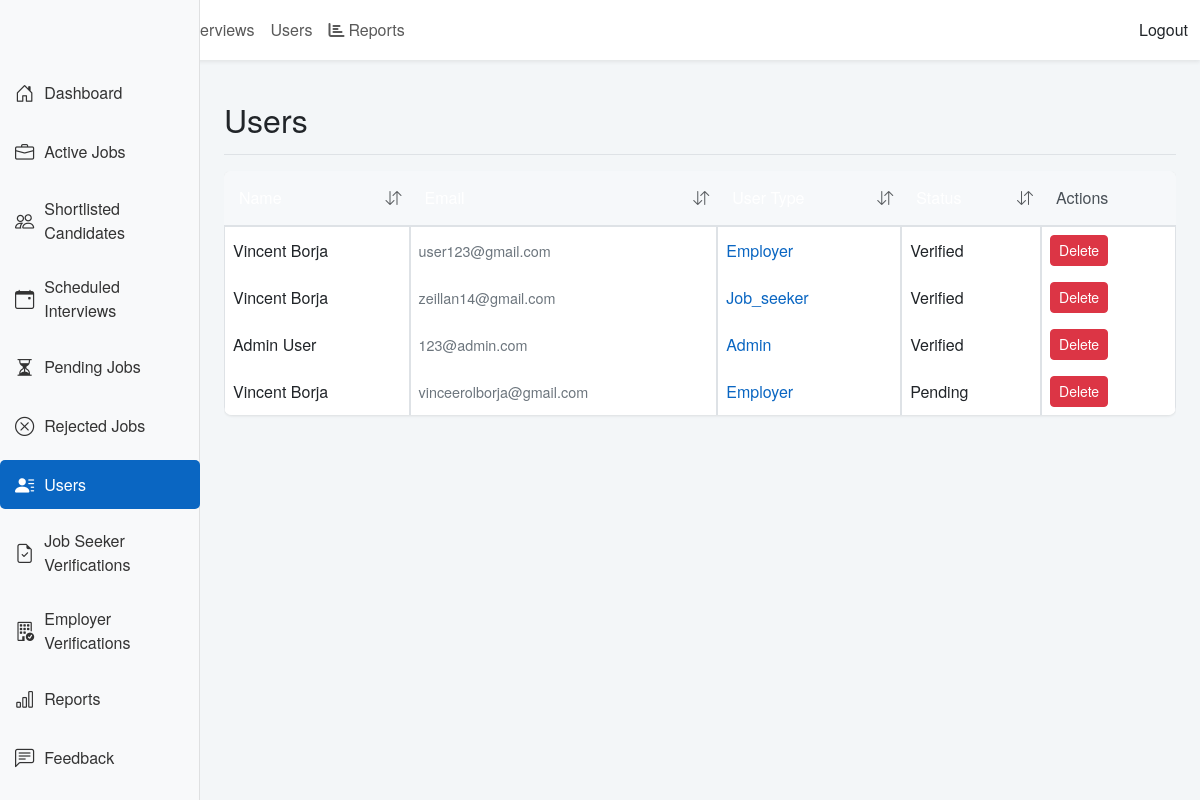
/admin/users.php (signed in), run on an earlier commit of the app's database.
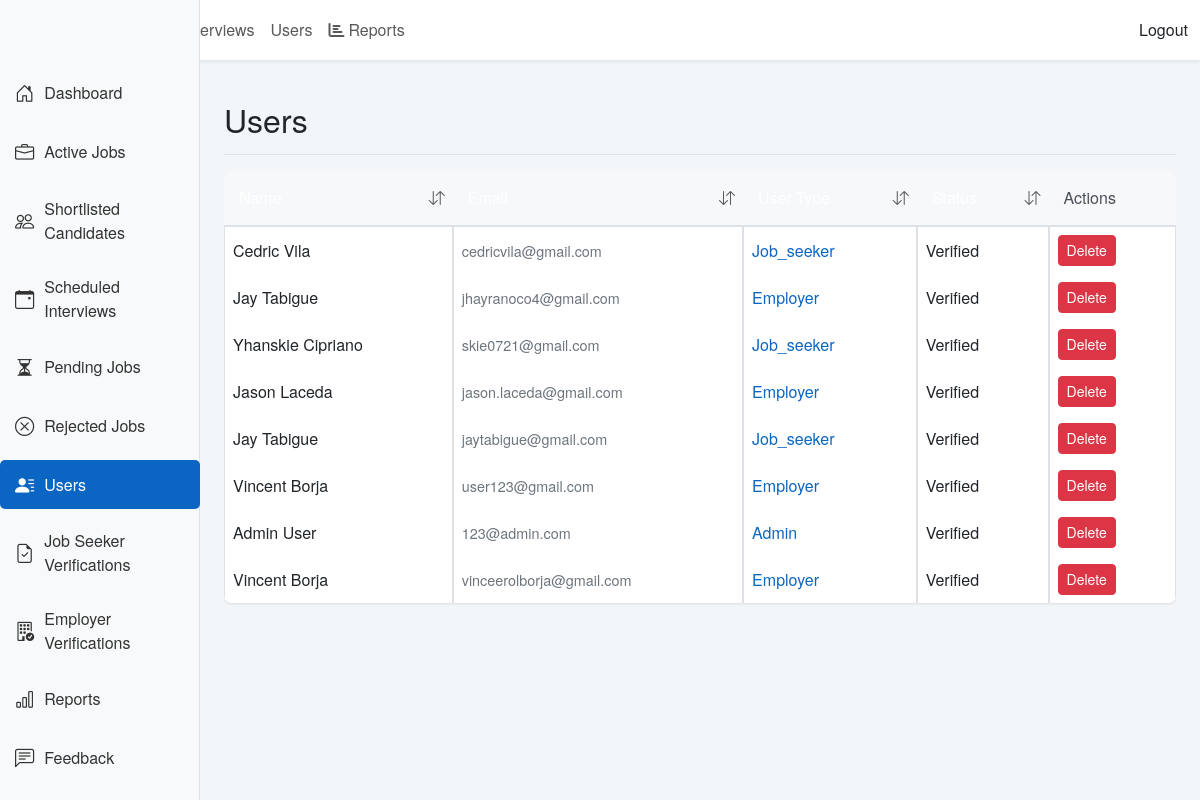
And on a later commit of the database.
### tables this page shows
CREATE TABLE `users` (
  `user_id` int(11) NOT NULL,
  `full_name` varchar(255) NOT NULL,
  `email` varchar(255) NOT NULL,
  `password_hash` varchar(255) NOT NULL,
  `user_type` enum('job_seeker','employer','admin') NOT NULL,
  `status` enum('pending','verified','rejected') DEFAULT 'pending',
  `created_at` timestamp NOT NULL DEFAULT current_timestamp()
);

### admin/users.php (the view, shortened to what this page needs)
<?php
include '../db.php';
$sort_column = isset($_GET['sort']) ? $_GET['sort'] : 'created_at';
$sort_order = isset($_GET['order']) ? $_GET['order'] : 'DESC';
function getSortUrl($column, $currentSort, $currentOrder) {
    $newOrder = ($currentSort === $column && $currentOrder === 'ASC') ? 'DESC' : 'ASC';
    return "?sort=" . $column . "&order=" . $newOrder;
}
function getSortIndicator($column, $currentSort, $currentOrder) {
    if ($currentSort !== $column) {
        return '<i class="bi bi-arrow-down-up text-muted"></i>';
    }
    return ($currentOrder === 'ASC') ?
        '<i class="bi bi-sort-down-alt"></i>' :
        '<i class="bi bi-sort-down"></i>';
}
?>
<!DOCTYPE html>
<html lang="en">
<head>
    <link href="https://cdn.jsdelivr.net/npm/bootstrap@5.3.0/dist/css/bootstrap.min.css" rel="stylesheet">
    <link href="https://cdn.jsdelivr.net/npm/bootstrap-icons@1.10.3/font/bootstrap-icons.css" rel="stylesheet">
    <link href="../css/styles.css" rel="stylesheet">
</head>
<body>
    <?php include 'includes/header.php'; ?>
    <div class="container-fluid">
        <div class="row">
            <?php include 'includes/sidebar.php'; ?>
            <main class="col-md-9 ms-sm-auto col-lg-10 px-md-4">
                <div class="d-flex justify-content-between flex-wrap flex-md-nowrap align-items-center pt-3 pb-2 mb-3 border-bottom">
                    <h2>Users</h2>
                </div>
                <div class="table-responsive">
                    <table class="table table-bordered">
                        <thead>
                            <tr>
                                <th class="sortable <?php echo $sort_column === 'full_name' ? 'sort-active' : ''; ?>">
                                    <a href="<?php echo getSortUrl('full_name', $sort_column, $sort_order); ?>">
                                        Name <?php echo getSortIndicator('full_name', $sort_column, $sort_order); ?>
                                    </a>
                                </th>
                                <th class="sortable <?php echo $sort_column === 'email' ? 'sort-active' : ''; ?>">
                                    <a href="<?php echo getSortUrl('email', $sort_column, $sort_order); ?>">
                                        Email <?php echo getSortIndicator('email', $sort_column, $sort_order); ?>
                                    </a>
                                </th>
                                <th class="sortable <?php echo $sort_column === 'user_type' ? 'sort-active' : ''; ?>">
                                    <a href="<?php echo getSortUrl('user_type', $sort_column, $sort_order); ?>">
                                        User Type <?php echo getSortIndicator('user_type', $sort_column, $sort_order); ?>
                                    </a>
                                </th>
                                <th class="sortable <?php echo $sort_column === 'status' ? 'sort-active' : ''; ?>">
                                    <a href="<?php echo getSortUrl('status', $sort_column, $sort_order); ?>">
                                        Status <?php echo getSortIndicator('status', $sort_column, $sort_order); ?>
                                    </a>
                                </th>
                                <th>Actions</th>
                            </tr>
                        </thead>
                        <tbody>
                            <?php
                            $sql = "SELECT * FROM users ORDER BY $sort_column $sort_order";
                            $users_result = $conn->query($sql);
                            if ($users_result->num_rows > 0) {
                                while ($row = $users_result->fetch_assoc()) {
                                    $status_class = 'status-' . strtolower($row['status']);
                                    echo "<tr>";
                                    echo "<td>{$row['full_name']}</td>";
                                    echo "<td>{$row['email']}</td>";
                                    echo "<td>{$row['user_type']}</td>";
                                    echo "<td class='{$status_class}'>{$row['status']}</td>";
                                    echo "<td>";
                                    echo "<a href='delete_user.php?id={$row['user_id']}' class='btn btn-danger btn-sm' onclick='return confirm(\"Are you sure you want to delete this user?\")'>Delete</a>";
                                    echo "</td>";
                                    echo "</tr>";
                                }
                            } else {
                                echo "<tr><td colspan='5'>No users found.</td></tr>";
                            }
                            ?>
                        </tbody>
                    </table>
                </div>
            </main>
        </div>
    </div>
    <?php include 'includes/footer.php'; ?>
</body>
</html>

### admin/includes/header.php (shortened to what this page needs)
<!DOCTYPE html>
<html lang="en">
<head>
    <link href="https://cdn.jsdelivr.net/npm/bootstrap@5.3.0/dist/css/bootstrap.min.css" rel="stylesheet">
    <link rel="stylesheet" href="https://cdnjs.cloudflare.com/ajax/libs/font-awesome/6.0.0/css/all.min.css">
    <link href="../css/styles.css" rel="stylesheet">
</head>
<body>
    <nav class="navbar navbar-expand-lg navbar-light bg-white shadow-sm">
        <div class="container-fluid">
            <div class="collapse navbar-collapse" id="navbarNav">
                <ul class="navbar-nav me-auto">
                    <li class="nav-item">
                        <a class="nav-link position-relative" href="active_jobs.php">
                        </a>
                    </li>
                    <li class="nav-item">
                        <a class="nav-link position-relative" href="shortlisted.php">
                        </a>
                    </li>
                    <li class="nav-item">
                        <a class="nav-link" href="for_interview.php">Interviews</a>
                    </li>
                    <li class="nav-item">
                        <a class="nav-link" href="users.php">Users</a>
                    </li>
                    <li class="nav-item">
                        <a class="nav-link" href="reports.php"><i class="fas fa-chart-bar me-1"></i>Reports</a>
                    </li>
                </ul>
                <ul class="navbar-nav ms-auto">
                    <li><a class="dropdown-item" href="logout.php">Logout</a></li>
                </ul>
            </div>
        </div>
    </nav>

### admin/includes/sidebar.php
<nav id="sidebarMenu" class="col-md-3 col-lg-2 d-md-block bg-light sidebar collapse">
    <div class="position-sticky pt-3">
        <ul class="nav flex-column">
            <li class="nav-item">
                <a class="nav-link <?php echo basename($_SERVER['PHP_SELF']) == 'dashboard.php' ? 'active' : ''; ?>" href="dashboard.php">
                    <i class="bi bi-house-door"></i> Dashboard
                </a>
            </li>
            <li class="nav-item">
                <a class="nav-link <?php echo basename($_SERVER['PHP_SELF']) == 'active_jobs.php' ? 'active' : ''; ?>" href="active_jobs.php">
                    <i class="bi bi-briefcase"></i> Active Jobs
                </a>
            </li>
            <li class="nav-item">
                <a class="nav-link <?php echo basename($_SERVER['PHP_SELF']) == 'shortlisted.php' ? 'active' : ''; ?>" href="shortlisted.php">
                    <i class="bi bi-people"></i> Shortlisted Candidates
                </a>
            </li>
            <li class="nav-item">
                <a class="nav-link <?php echo basename($_SERVER['PHP_SELF']) == 'for_interview.php' ? 'active' : ''; ?>" href="for_interview.php">
                    <i class="bi bi-calendar-event"></i> Scheduled Interviews
                </a>
            </li>
            <li class="nav-item">
                <a class="nav-link <?php echo basename($_SERVER['PHP_SELF']) == 'pending_jobs.php' ? 'active' : ''; ?>" href="pending_jobs.php">
                    <i class="bi bi-hourglass-split"></i> Pending Jobs
                </a>
            </li>
            <li class="nav-item">
                <a class="nav-link <?php echo basename($_SERVER['PHP_SELF']) == 'rejected_jobs.php' ? 'active' : ''; ?>" href="rejected_jobs.php">
                    <i class="bi bi-x-circle"></i> Rejected Jobs
                </a>
            </li>
            <li class="nav-item">
                <a class="nav-link <?php echo basename($_SERVER['PHP_SELF']) == 'users.php' ? 'active' : ''; ?>" href="users.php">
                    <i class="bi bi-person-lines-fill"></i> Users
                </a>
            </li>
            <li class="nav-item">
                <a class="nav-link <?php echo basename($_SERVER['PHP_SELF']) == 'job_seeker_verifications.php' ? 'active' : ''; ?>" href="job_seeker_verifications.php">
                    <i class="bi bi-file-earmark-check"></i> Job Seeker Verifications
                </a>
            </li>
            <li class="nav-item">
                <a class="nav-link <?php echo basename($_SERVER['PHP_SELF']) == 'employer_verifications.php' ? 'active' : ''; ?>" href="employer_verifications.php">
                    <i class="bi bi-building-check"></i> Employer Verifications
                </a>
            </li>
            <li class="nav-item">
                <a class="nav-link <?php echo basename($_SERVER['PHP_SELF']) == 'reports.php' ? 'active' : ''; ?>" href="reports.php">
                    <i class="bi bi-bar-chart"></i> Reports
                </a>
            </li>
            <li class="nav-item">
                <a class="nav-link <?php echo basename($_SERVER['PHP_SELF']) == 'feedbacks.php' ? 'active' : ''; ?>" href="feedbacks.php">
                    <i class="bi bi-chat-left-text"></i> Feedback
                </a>
            </li>
        </ul>
    </div>
</nav>

### admin/includes/footer.php (shortened to what this page needs)
</body>
</html>

### admin/css/styles.css (style rules this page uses)
body { font-family: 'Helvetica Neue', Helvetica, Arial, sans-serif; background-color: #f3f6f8; }
.navbar { padding: 10px 0; }
.sidebar { position: fixed; top: 0; bottom: 0; left: 0; z-index: 100; padding: 48px 0 0; box-shadow: inset -1px 0 0 rgba(0, 0, 0, .1); }
.sidebar .nav-link { color: #333; padding: 10px 15px; margin: 5px 0; border-radius: 5px; transition: all 0.3s ease; display: flex; align-items: center; font-weight: 500; }
.sidebar .nav-link.active { background-color: #0a66c2; color: #fff !important; }
.sidebar .nav-link .bi { margin-right: 10px; font-size: 1.2rem; }
.table-responsive { margin-bottom: 2rem; }
main { padding-top: 1.5rem; }
@media (min-width: 768px) { main { padding-left: 1.5rem; } }
.table { background-color: #fff; border-radius: 8px; overflow: hidden; box-shadow: 0 1px 3px rgba(0, 0, 0, 0.1); }
.table thead th { background-color: #f6f8fa; border-bottom: 2px solid #dee2e6; color: #495057; }

### admin/users.php (style rules this page uses)
.table { border-collapse: separate; border-spacing: 0; width: 100%; background-color: white; box-shadow: 0 0 20px rgba(0, 0, 0, 0.05); border-radius: 8px; overflow: hidden; margin-bottom: 20px; }
.table thead th { background-color: #0a66c2; color: white; font-weight: 500; padding: 15px; position: sticky; top: 0; border: none; }
.table tbody tr { transition: all 0.2s ease; }
.table td { padding: 12px 15px; vertical-align: middle; border-bottom: 1px solid #e9ecef; }
.table td:nth-child(4) { text-transform: capitalize; font-weight: 500; }
.btn-sm { padding: 6px 12px; font-size: 0.85rem; border-radius: 4px; transition: all 0.2s ease; margin-right: 5px; }
.btn-danger { background-color: #dc3545; border-color: #dc3545; }
.table td:nth-child(3) { text-transform: capitalize; font-weight: 500; color: #0a66c2; }
.table td:last-child { white-space: nowrap; }
.table td:nth-child(2) { color: #6c757d; font-size: 0.9rem; }
.sortable { cursor: pointer; position: relative; padding-right: 25px !important; }
.sortable i { position: absolute; right: 8px; top: 50%; transform: translateY(-50%); }
.sortable a { color: white; text-decoration: none; }
.status-pending { color: #ffc107; }

What changed in the data, as far as the page shows it:
removed users: full_name "Vincent Borja", email "zeillan14@gmail.com", user_type "Job_seeker", status "Verified"
added users: full_name "Cedric Vila", email "cedricvila@gmail.com", user_type "Job_seeker", status "Verified"
added users: full_name "Jay Tabigue", email "jhayranoco4@gmail.com", user_type "Employer", status "Verified"
added users: full_name "Yhanskie Cipriano", email "skie0721@gmail.com", user_type "Job_seeker", status "Verified"
added users: full_name "Jason Laceda", email "jason.laceda@gmail.com", user_type "Employer", status "Verified"
added users: full_name "Jay Tabigue", email "jaytabigue@gmail.com", user_type "Job_seeker", status "Verified"
changed users "vinceerolborja@gmail.com": status "Pending" → "Verified"
